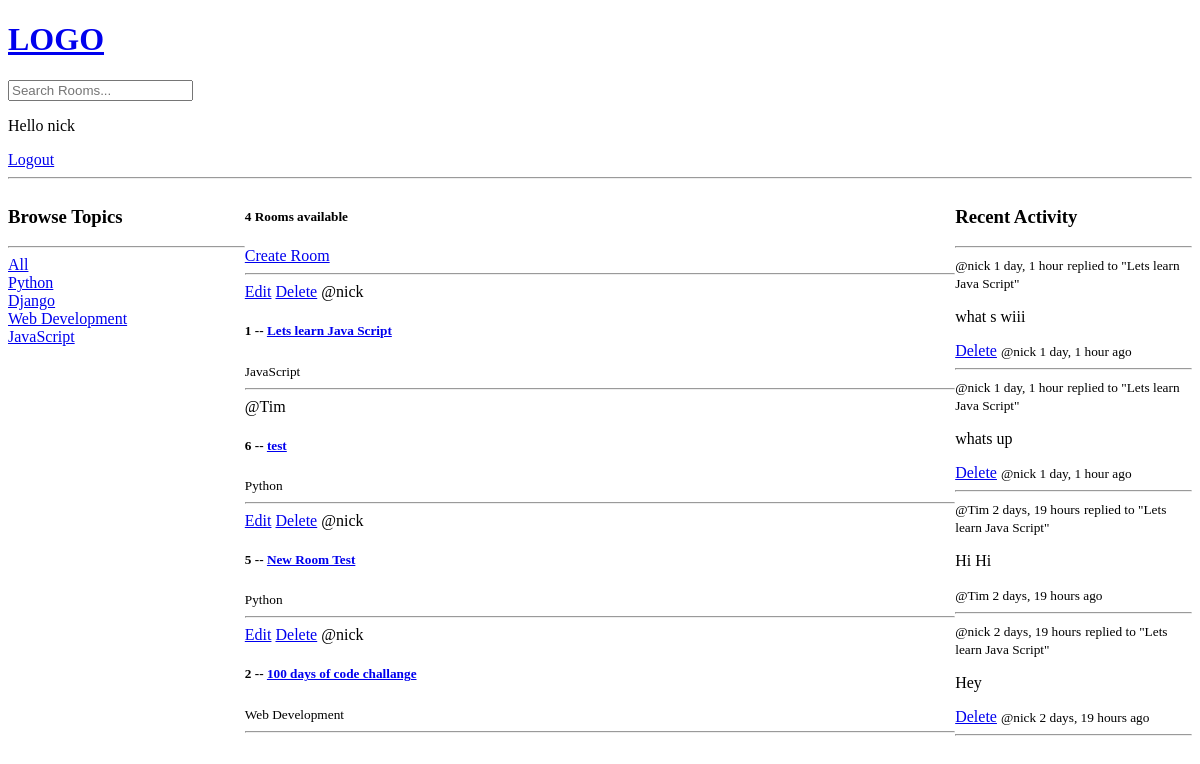
The app's page / (signed in), older data.
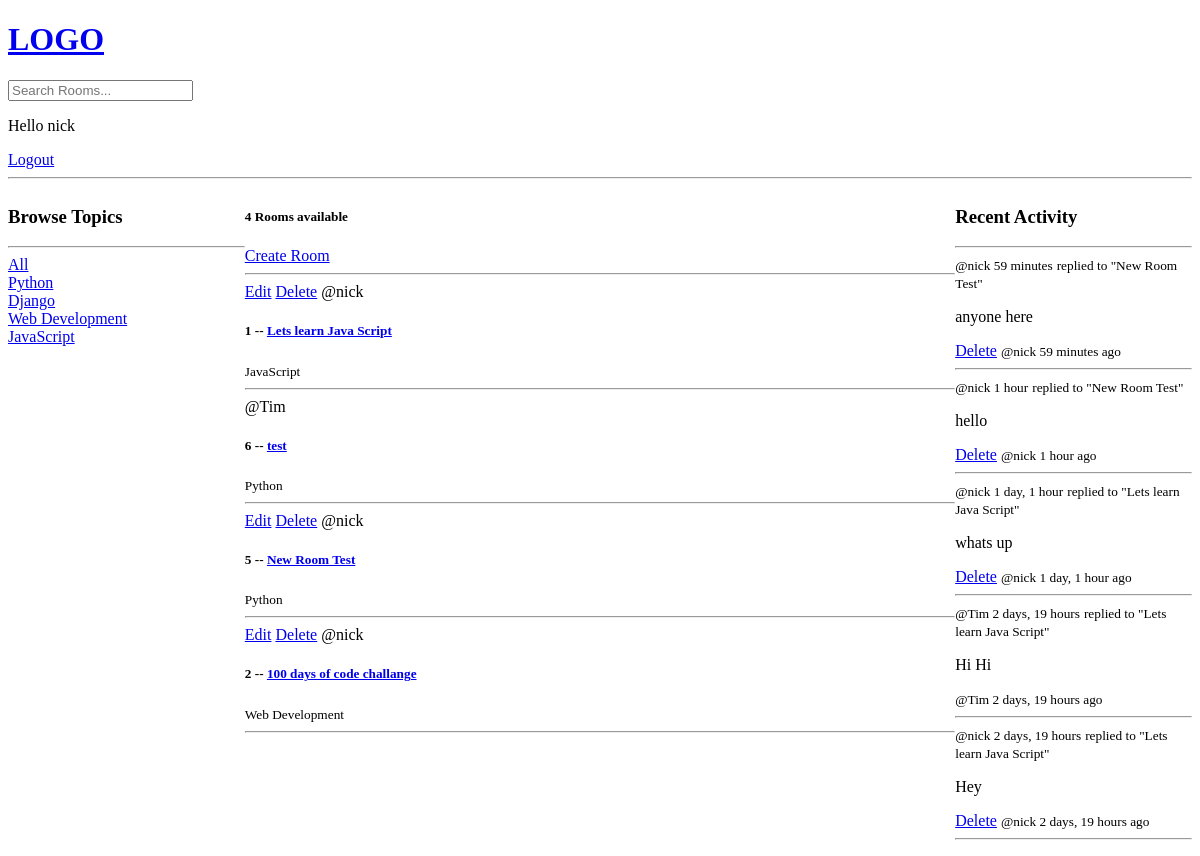
The same page, newer data.
### base/models.py (models this page shows, shortened)
class Topic(models.Model):
    name = models.CharField(max_length=200)

class Room(models.Model):
    host = models.ForeignKey(User, on_delete=models.SET_NULL, null=True)
    topic = models.ForeignKey(Topic, on_delete=models.SET_NULL, null=True)
    name = models.CharField(max_length=200)
    description = models.TextField(null=True, blank=True)
    participants = models.ManyToManyField(
        User, related_name='participants', blank=True
    )
    updated = models.DateTimeField(auto_now=True)
    created = models.DateTimeField(auto_now_add=True)
    class Meta:
        ordering = ['-updated', '-created']
    def __str__(self):
        return self.name

class Message(models.Model):
    user = models.ForeignKey(User, on_delete=models.CASCADE)
    room = models.ForeignKey(Room, on_delete=models.CASCADE)
    body = models.TextField()
    updated = models.DateTimeField(auto_now=True)
    created = models.DateTimeField(auto_now_add=True)
    class Meta:
        ordering = ['-updated', '-created']
    def __str__(self):
        return self.body[: 50]

### base/views.py (the view)
# urls.py: path('', views.home, name="home"),
def home(request):
    q = request.GET.get('q') if request.GET.get('q') != None else ''
    rooms = Room.objects.filter(
        Q(topic__name__icontains=q) |
        Q(name__icontains=q) |
        Q(description__icontains=q)
    )
    topics = Topic.objects.all()
    room_count = rooms.count()
    room_messages = Message.objects.filter(
        Q(room__topic__name__icontains=q)
    )
    context = {
        "rooms": rooms,
        "topics": topics,
        "room_count": room_count,
        "room_messages": room_messages
    }
    return render(request, 'base/home.html', context)

### base/templates/base/home.html (shortened to what this page needs)
{% extends 'main.html' %}
{% block content %}
<div class='home-container'>
  <div>
    <h3>Browse Topics</h3>
    <hr>
    <div>
      <a href="{% url 'home' %}">All</a>
    </div>
    {% for topic in topics %}
      <div>
        <a href="{% url 'home' %}?q={{topic.name}}">{{topic.name}}</a>
      </div>
    {% endfor %}
  </div>
  <div>
    <h5>{{room_count}} Rooms available</h5>
    <a href="{% url 'create-room' %}">Create Room</a>
    <hr>
    <div>
      {% for room in rooms %}
        <div>
          {% if request.user == room.host %}
            <a href="{% url 'update-room' room.id %}">Edit</a>
            <a href="{% url 'delete-room' room.id %}">Delete</a>
          {% endif %}
          <span>@{{room.host.username}}</span>
          <h5>
            {{room.id}} -- <a href="{% url 'room' room.id %}">{{room.name}}</a>
          </h5>
          <small>{{room.topic.name}}</small>
          <hr>
        </div>
      {% endfor %}
    </div>
  </div>
  <div>
    <h3>Recent Activity</h3>
    <hr>
    {% for message in room_messages %}
      <div>
        <small>@{{message.user}}  {{message.created|timesince}}</small>
        <small>replied to "{{message.room}}"</small>
        <p>{{message}}</p>
        {% if request.user == message.user %}
          <a href="{% url 'delete-message' message.id %}">Delete</a>
        {% endif %}
        <small>@{{message.user}} {{message.created|timesince}} ago</small>
        <hr>
      </div>
    {% endfor %}
  </div>
</div>
{% endblock content %}

Row changes from the older to the newer data that the page shows:
removed Message: user "nick", created "1 day, 1 hour", room "Lets learn Java Script", body "what s wiii", shows "Delete"
added Message: user "nick", created "59 minutes", room "New Room Test", body "anyone here", shows "Delete"
added Message: user "nick", created "1 hour", room "New Room Test", body "hello", shows "Delete"
